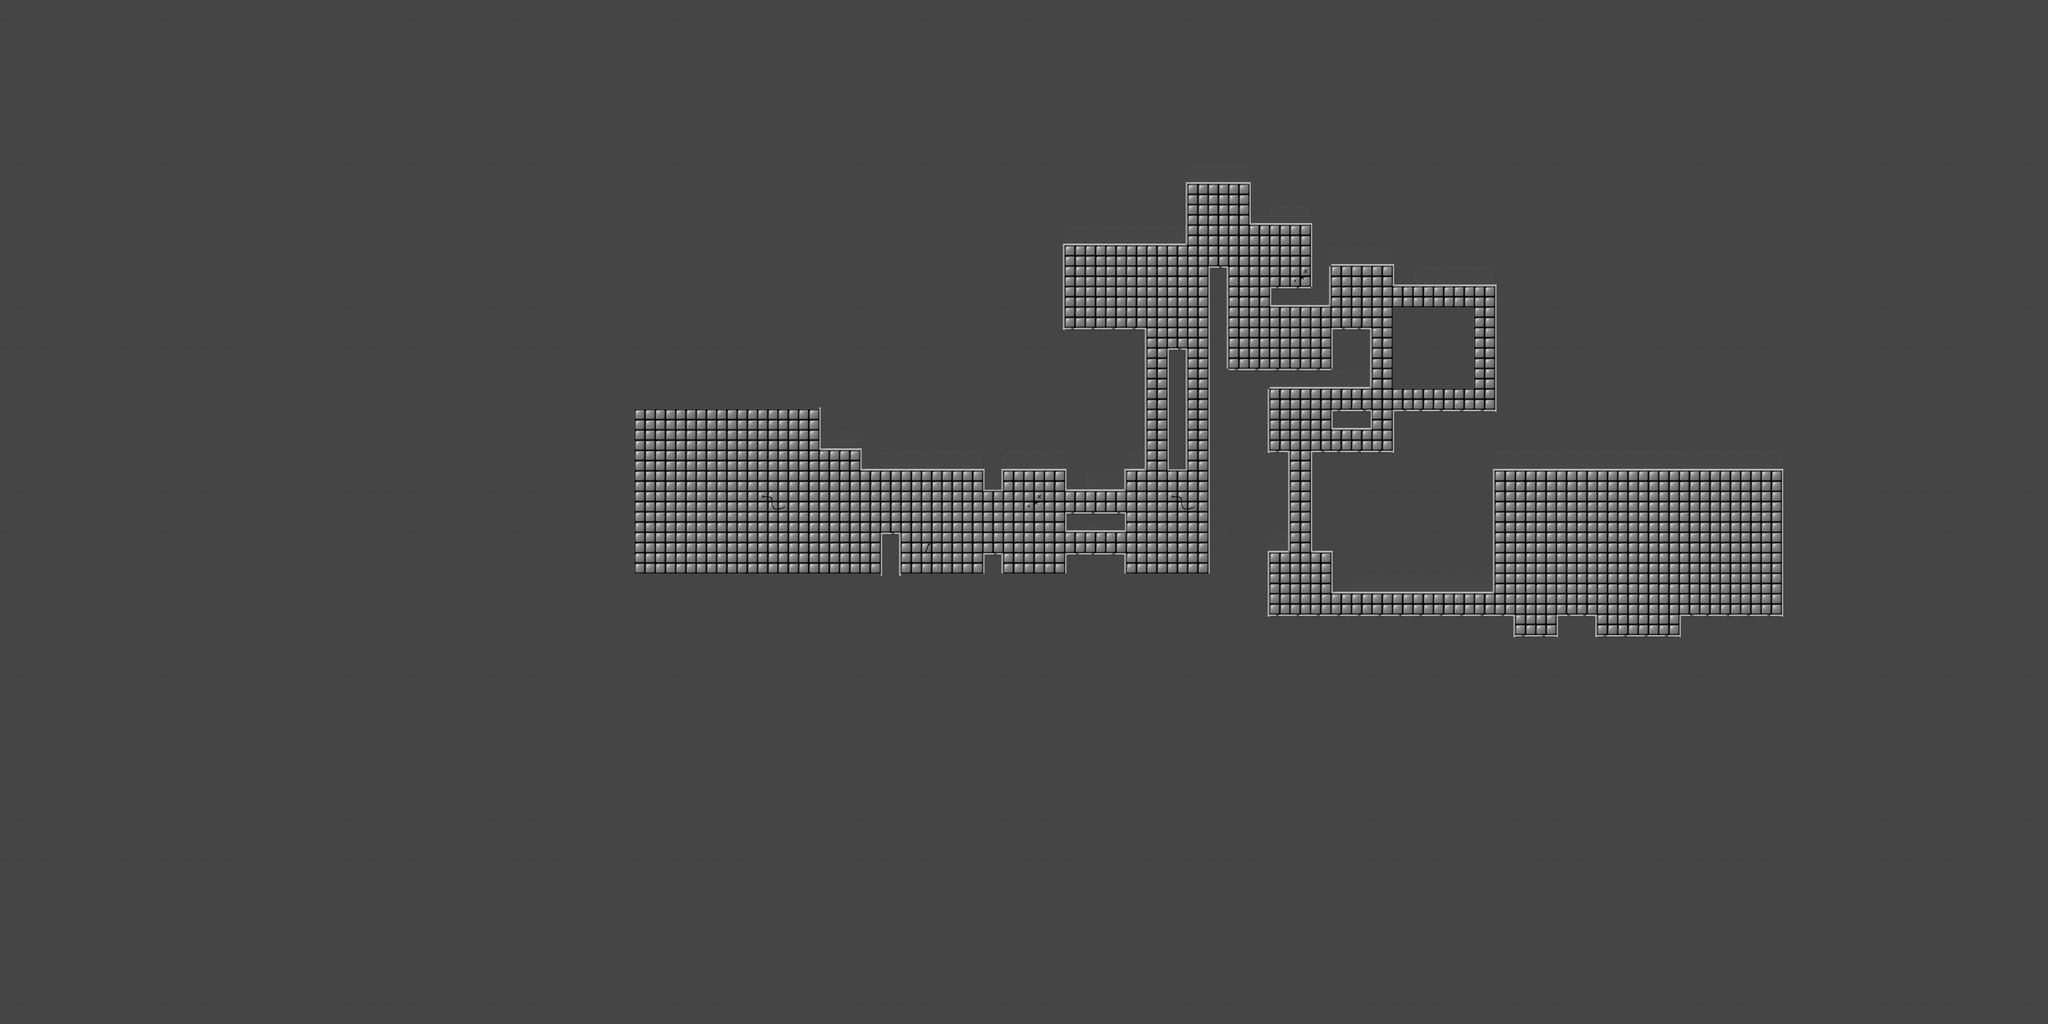

Rendered tile map (Tiled .tmx) drawn with the repository's tilesets; below, a short description and the map source with its tile grids summarised:
An orthogonal 100x50 tile map with 64x64 px tiles, 4 tile layers (background, farAway, main, walkBehind) and 55 objects (5x kinematic, platform1, platform2, platform3, platform4, ...).

<map version="1.0" orientation="orthogonal" width="100" height="50" tilewidth="64" tileheight="64">
 <tileset firstgid="1" name="basic" tilewidth="64" tileheight="64">
  <image source="tileset.png" width="800" height="600" />
 </tileset>
 <layer name="background" width="100" height="50">
  <data>[5000 cells, 5000 non-empty, 1 distinct tile ids]</data>
 </layer>
 <layer name="farAway" width="100" height="50">
  <data>[5000 cells, 7 non-empty, 4 distinct tile ids]</data>
 </layer>
 <layer name="main" width="100" height="50">
  <data>[5000 cells, 4595 non-empty, 21 distinct tile ids]</data>
 </layer>
 <layer name="walkBehind" width="100" height="50">
  <data>[5000 cells, 0 non-empty, 0 distinct tile ids]</data>
 </layer>
 <objectgroup name="objects" width="0" height="0">
  <object name="platform1" x="3648" y="1088" width="64" height="384" />
  <object name="platform2" x="3328" y="1600" width="192" height="64" />
  <object name="platform3" x="4352" y="960" width="256" height="256" />
  <object name="platform4" x="4160" y="1280" width="128" height="64" />
  <object name="outside1" x="1984" y="1792" width="1792" height="64" />
  <object name="outside2" x="2752" y="1664" width="64" height="128" />
  <object name="outside3" x="3072" y="1728" width="64" height="64" />
  <object name="outside4" x="3072" y="1472" width="64" height="64" />
  <object name="outside5" x="3328" y="1472" width="192" height="64" />
  <object name="outside6" x="3328" y="1728" width="192" height="64" />
  <object name="outside7" x="1920" y="1216" width="64" height="640" />
  <object name="outside8" x="1984" y="1216" width="576" height="64" />
  <object name="outside9" x="2560" y="1216" width="64" height="192" />
  <object name="outside10" x="2624" y="1344" width="128" height="64" />
  <object name="outside11" x="2688" y="1408" width="896" height="64" />
  <object name="outside12" x="3520" y="1024" width="64" height="384" />
  <object name="outside13" x="3328" y="1024" width="192" height="64" />
  <object name="outside14" x="3264" y="704" width="64" height="384" />
  <object name="outside15" x="3328" y="704" width="384" height="64" />
  <object name="outside16" x="3648" y="512" width="64" height="192" />
  <object name="outside17" x="3712" y="512" width="256" height="64" />
  <object name="outside18" x="3904" y="576" width="64" height="128" />
  <object name="outside19" x="3968" y="640" width="192" height="64" />
  <object name="outside20" x="4096" y="704" width="64" height="256" />
  <object name="outside21" x="3968" y="896" width="128" height="64" />
  <object name="outside22" x="4160" y="768" width="256" height="64" />
  <object name="outside23" x="4352" y="832" width="384" height="64" />
  <object name="outside24" x="4672" y="896" width="64" height="448" />
  <object name="outside25" x="4352" y="1280" width="320" height="64" />
  <object name="outside26" x="4352" y="1344" width="64" height="128" />
  <object name="outside27" x="4096" y="1408" width="256" height="64" />
  <object name="outside28" x="4096" y="1472" width="64" height="256" />
  <object name="outside29" x="4160" y="1664" width="64" height="192" />
  <object name="outside30" x="4224" y="1792" width="448" height="64" />
  <object name="outside31" x="4608" y="1408" width="64" height="384" />
  <object name="outside32" x="4672" y="1408" width="960" height="64" />
  <object name="outside33" x="5568" y="1472" width="64" height="512" />
  <object name="outside34" x="5248" y="1920" width="320" height="64" />
  <object name="outside35" x="4864" y="1920" width="128" height="64" />
  <object name="outside36" x="4928" y="1984" width="384" height="64" />
  <object name="outside37" x="4672" y="1984" width="256" height="64" />
  <object name="outside38" x="3904" y="1920" width="832" height="64" />
  <object name="outside39" x="3904" y="1664" width="64" height="256" />
  <object name="outside40" x="3968" y="1408" width="64" height="320" />
  <object name="outside41" x="3904" y="1152" width="64" height="320" />
  <object name="outside42" x="3968" y="1152" width="320" height="64" />
  <object name="outside43" x="4160" y="1024" width="128" height="128" />
  <object name="outside44" x="3776" y="832" width="64" height="320" />
  <object name="outside45" x="3776" y="1152" width="128" height="64" />
  <object name="outside46" x="3776" y="1216" width="64" height="640" />
 </objectgroup>
 <objectgroup name="extras" width="0" height="0">
  <object name="startGame" type="kinematic" x="2048" y="1600" width="192" height="192" />
  <object name="objectCollectible_1" type="kinematic" x="3328" y="832" width="192" height="192" />
  <object name="objectCollectible_2" type="kinematic" x="3968" y="1216" width="192" height="192" />
  <object name="objectCollectible_3" type="kinematic" x="4992" y="1792" width="192" height="192" />
  <object name="endGame" type="kinematic" x="5376" y="1728" width="192" height="192" />
 </objectgroup>
</map>
